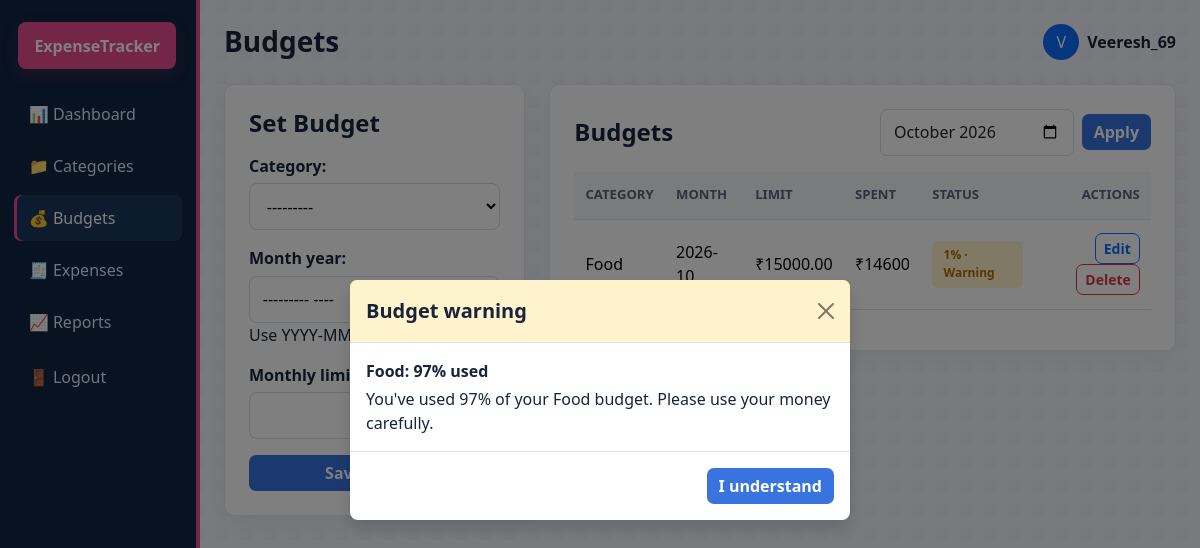
Screenshot of /budgets/ (signed in) with the database file from the repository.
### tracker/models.py (models this page shows, shortened)
class Budget(models.Model):
    user = models.ForeignKey(settings.AUTH_USER_MODEL, on_delete=models.CASCADE, related_name='budgets')
    category = models.ForeignKey(Category, on_delete=models.CASCADE, related_name='budgets')
    month_year = models.CharField(max_length=7)
    monthly_limit = models.DecimalField(max_digits=10, decimal_places=2)
    created_at = models.DateTimeField(auto_now_add=True)
    class Meta:
        ordering = ['-month_year', 'category__name']
        unique_together = ('user', 'category', 'month_year')
    @property
    def current_spent(self):
        if hasattr(self, '_current_spent_override'):
            return self._current_spent_override
        year, month = map(int, self.month_year.split('-'))
        total = Expense.objects.filter(
            user=self.user,
            category=self.category,
            date__year=year,
            date__month=month,
        ).aggregate(total=Sum('amount'))['total'] or Decimal('0.00')
        return total
    def calculate_usage_ratio(self):
        if self.monthly_limit == 0:
            return Decimal('0.00')
        ratio = self.current_spent / self.monthly_limit
        return ratio.quantize(Decimal('0.01'), rounding=ROUND_HALF_UP)
    def alert_level(self):
        ratio = self.calculate_usage_ratio()
        if ratio >= Decimal('1.00'):
            return 'danger'
        if ratio >= Decimal('0.80'):
            return 'warning'
        return 'normal'

class Category(models.Model):
    user = models.ForeignKey(settings.AUTH_USER_MODEL, on_delete=models.CASCADE, related_name='categories')
    name = models.CharField(max_length=100)
    description = models.TextField(blank=True)
    created_at = models.DateTimeField(auto_now_add=True)
    class Meta:
        ordering = ['name']
    def __str__(self):
        return self.name

### tracker/views.py (the view)
# urls.py: path('budgets/', views.budgets_list, name='budgets'),
@login_required
def budgets_list(request):
    _ensure_default_categories(request.user)
    month_year = _selected_month(request)
    budgets = Budget.objects.filter(
        user=request.user, month_year=month_year
    ).select_related('category')
    if request.method == 'POST':
        form = BudgetForm(request.user, request.POST)
        if form.is_valid():
            budget = form.save(commit=False)
            budget.user = request.user
            budget.save()
            messages.success(request, 'Budget saved successfully.')
            return redirect('budgets')
    else:
        form = BudgetForm(request.user)
    return render(request, 'tracker/budgets.html', {
        'budgets': budgets,
        'form': form,
        'month': month_year,
    })

### tracker/forms.py (shortened to what this page needs)
class BudgetForm(forms.ModelForm):
    month_year = forms.CharField(
        max_length=7,
        help_text='Use YYYY-MM format.',
        widget=forms.DateInput(attrs={'type': 'month'})
    )
    class Meta:
        model = Budget
        fields = ['category', 'month_year', 'monthly_limit']
        widgets = {
            'monthly_limit': forms.NumberInput(attrs={'step': '0.01', 'min': '0.01'}),
        }
    def __init__(self, user, *args, **kwargs):
        super().__init__(*args, **kwargs)
        self.user = user
        self.fields['category'].queryset = Category.objects.filter(user=user)

### tracker/views.py (called while the page is built)
def _ensure_default_categories(user):
    if not Category.objects.filter(user=user).exists():
        Category.objects.bulk_create([
            Category(user=user, name=name) for name in DEFAULT_CATEGORY_NAMES
        ])

def _selected_month(request):
    month_year = request.GET.get('month') or request.POST.get('month')
    if month_year and re.fullmatch(r'\d{4}-\d{2}', month_year):
        year, month = map(int, month_year.split('-'))
        if 1 <= month <= 12:
            return f'{year:04d}-{month:02d}'
    return date.today().strftime('%Y-%m')

### templates/tracker/budgets.html (shortened to what this page needs)
{% extends 'tracker/base.html' %}
{% block content %}
<div class="row g-4">
    <div class="col-lg-4">
        <div class="app-card p-4">
            <h4 class="mb-3">Set Budget</h4>
            <form method="post">
                {{ form.as_p }}
                <button type="submit" class="btn btn-primary w-100">Save Budget</button>
            </form>
        </div>
    </div>
    <div class="col-lg-8">
        <div class="app-card p-4">
            <div class="d-flex justify-content-between align-items-center mb-3 flex-wrap gap-2">
                <h4 class="mb-0">Budgets</h4>
                <form method="get" class="d-flex gap-2 align-items-center">
                    <input id="budget-month" type="month" name="month" value="{{ month }}" class="form-control">
                    <button type="submit" class="btn btn-primary">Apply</button>
                </form>
            </div>
            {% if budgets %}
                <div class="table-responsive">
                    <table class="table table-hover align-middle">
                        <thead>
                            <tr>
                                <th>Category</th>
                                <th>Month</th>
                                <th>Limit</th>
                                <th>Spent</th>
                                <th>Status</th>
                                <th class='text-end'>Actions</th>
                            </tr>
                        </thead>
                        <tbody>
                            {% for budget in budgets %}
                            <tr>
                                <td>{{ budget.category.name }}</td>
                                <td>{{ budget.month_year }}</td>
                                <td>₹{{ budget.monthly_limit }}</td>
                                <td>₹{{ budget.current_spent }}</td>
                                <td>
                                    <span class="alert-badge {{ budget.alert_level }}">{{ budget.calculate_usage_ratio|floatformat:0 }}% · {{ budget.alert_level|title }}</span>
                                </td>
                                <td class="text-end">
                                    <a href="{% url 'budget_edit' budget.pk %}" class="btn btn-sm btn-outline-primary">Edit</a>
                                    <form method="post" action="{% url 'budget_delete' budget.pk %}" class="d-inline">
                                        <button type="submit" class="btn btn-sm btn-outline-danger">Delete</button>
                                    </form>
                                </td>
                            </tr>
                            {% endfor %}
                        </tbody>
                    </table>
                </div>
            {% else %}
                <p class="text-muted mb-0">No budgets yet.</p>
            {% endif %}
        </div>
    </div>
</div>
{% endblock %}

### templates/tracker/base.html (shortened to what this page needs)
<!DOCTYPE html>
<html lang="en">
<head>
    <link href="https://cdn.jsdelivr.net/npm/bootstrap@5.3.3/dist/css/bootstrap.min.css" rel="stylesheet">
</head>
<body>
    {% if user.is_authenticated %}
    <div class="container-fluid">
        <div class="row">
            <aside class="col-lg-2 sidebar">
                <div class="brand-pink">ExpenseTracker</div>
                <nav class="d-flex flex-column">
                    <a class="nav-pill {% if request.resolver_match.url_name == 'dashboard' %}active{% endif %}" href="{% url 'dashboard' %}">📊 Dashboard</a>
                    <a class="nav-pill {% if request.resolver_match.url_name == 'categories' %}active{% endif %}" href="{% url 'categories' %}">📁 Categories</a>
                    <a class="nav-pill {% if request.resolver_match.url_name == 'budgets' %}active{% endif %}" href="{% url 'budgets' %}">💰 Budgets</a>
                    <a class="nav-pill {% if request.resolver_match.url_name == 'expenses' %}active{% endif %}" href="{% url 'expenses' %}">🧾 Expenses</a>
                    <a class="nav-pill {% if request.resolver_match.url_name == 'reports' %}active{% endif %}" href="{% url 'reports' %}">📈 Reports</a>
                    <form method="post" action="{% url 'logout' %}">
                        <button class="nav-pill border-0 bg-transparent w-100 text-start" type="submit">🚪 Logout</button>
                    </form>
                </nav>
            </aside>
            <main class="col-lg-10 px-4 py-4">
                <div class="d-flex justify-content-between align-items-center mb-4">
                    <div>
                        <h3 class="mb-0">{{ request.resolver_match.url_name|title }}</h3>
                    </div>
                    <div class="d-flex align-items-center gap-2">
                        <div class="rounded-circle bg-primary text-white d-flex align-items-center justify-content-center" style="width: 36px; height:36px;">{{ user.username|slice:':1'|upper }}</div>
                        <span class="fw-semibold">{{ user.username }}</span>
                    </div>
                </div>
    {% endif %}
    {% block content %}{% endblock %}
    {% if user.is_authenticated %}
            </main>
        </div>
    </div>
    {% else %}
        </div>
    {% endif %}
    {% if user.is_authenticated and budget_alerts %}
    <div class="modal fade" id="budgetAlertModal" tabindex="-1" aria-labelledby="budgetAlertTitle" aria-hidden="true">
        <div class="modal-dialog modal-dialog-centered">
            <div class="modal-content border-0 shadow">
                <div class="modal-header {% if budget_alerts.0.alert_level == 'danger' %}bg-danger-subtle{% else %}bg-warning-subtle{% endif %}">
                    <h2 class="modal-title fs-5" id="budgetAlertTitle">Budget warning</h2>
                    <button type="button" class="btn-close" data-bs-dismiss="modal" aria-label="Close"></button>
                </div>
                <div class="modal-body">
                    {% for alert in budget_alerts %}
                    <div class="{% if not forloop.first %}border-top pt-3 mt-3{% endif %}">
                        <p class="fw-semibold mb-1">{{ alert.category }}: {{ alert.usage_percent|floatformat:0 }}% used</p>
                        <p class="mb-0">You've used {{ alert.usage_percent|floatformat:0 }}% of your {{ alert.category }} budget. Please use your money carefully.</p>
                    </div>
                    {% endfor %}
                </div>
                <div class="modal-footer">
                    <button type="button" class="btn btn-primary" data-bs-dismiss="modal">I understand</button>
                </div>
            </div>
        </div>
    </div>
    {% endif %}
</body>
</html>

### templates/tracker/base.html (style rules this page uses)
:root { --ink: #17243a; --muted: #64748b; --navy: #102441; --navy-light: #1b365d; --rose: #e84d91; --rose-light: #fff0f6; --blue: #3973df; --blue-light: #edf4ff; --teal: #13a891; --teal-light: #e6faf5; --gold: #e6a52e; --gold-light: #fff7e5; --line: #e3e9f2; --paper: #ffffff; }
* { box-sizing: border-box; }
body { min-height: 100vh; background-color: #f2f5fa; background-image: linear-gradient(135deg, rgba(232, 77, 145, 0.035) 25%, transparent 25%), linear-gradient(315deg, rgba(57, 115, 223, 0.035) 25%, transparent 25%); background-position: 0 0, 12px 12px; background-size: 24px 24px; font-family: "Segoe UI", sans-serif; color: var(--ink); }
h1, h2, h3, h4, h5, h6 { color: var(--ink); font-weight: 700; }
a { color: var(--blue); }
.brand-pink { background: var(--rose); color: white; border-radius: 8px; padding: 0.7rem 1rem; font-weight: 700; display: inline-block; letter-spacing: 0; box-shadow: 0 6px 16px rgba(232, 77, 145, 0.2); }
.sidebar { background: var(--navy); min-height: 100vh; color: white; padding: 1.4rem 0.9rem; border-right: 4px solid var(--rose); }
.sidebar .brand-pink { margin: 0 0 1.4rem 0.25rem !important; }
.nav-pill { display: flex; align-items: center; gap: 0.75rem; padding: 0.7rem 0.9rem; border-radius: 7px; color: #dfeafc; text-decoration: none; margin-bottom: 0.35rem; font-weight: 500; transition: background-color 150ms ease, color 150ms ease, transform 150ms ease; }
.nav-pill.active, .nav-pill:hover { background: var(--navy-light); color: white; text-decoration: none; }
.nav-pill.active { box-shadow: inset 3px 0 0 var(--rose); }
.sidebar form { margin-top: 0.2rem; }
.app-card { border: 1px solid var(--line); border-radius: 10px; box-shadow: 0 8px 24px rgba(23, 36, 58, 0.055); background: var(--paper); }
.alert-badge { display: inline-block; padding: 0.35rem 0.7rem; border-radius: 6px; font-size: 0.75rem; font-weight: 700; }
.alert-badge.warning { background: #fff2cc; color: #b26a00; }
.form-control, .form-select { border-radius: 7px; border: 1px solid #d5deeb; padding: 0.65rem 0.8rem; }
form p > input, form p > select, form p > textarea, form p > .form-control, form p > .form-select { width: 100%; border: 1px solid #d5deeb; border-radius: 8px; padding: 0.65rem 0.8rem; background-color: #fff; }
form p > label { display: block; margin-bottom: 0.35rem; font-weight: 600; }
.btn-primary { background: var(--blue); border: none; }
.btn { border-radius: 7px; font-weight: 650; }
.table thead th { color: #56677f; background: #f3f6fb; border-bottom-color: #dfe6f0; font-size: 0.82rem; font-weight: 700; text-transform: uppercase; }
.table > :not(caption) > * > * { padding: 0.85rem 0.7rem; }

### rows the page displays
Budget: category.name "Food", month_year "2026-10", monthly_limit "15000.00", current_spent "14600", calculate_usage_ratio "1", alert_level "Warning"
Category: category "Food", category "Food"

### other values shown
{{ request.resolver_match.url_name|title }} "Budgets"
{{ user.username|slice:':1'|upper }} "V"
{{ user.username }} "Veeresh_69"
{{ alert.usage_percent|floatformat:0 }} "97"
